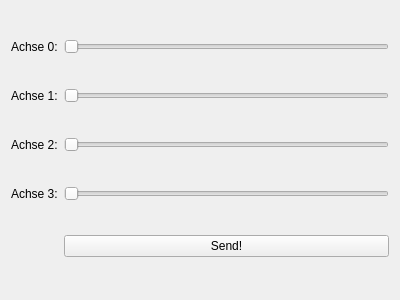
<?xml version="1.0" encoding="UTF-8"?>
<ui version="4.0">
 <class>RoboterGUI</class>
 <widget class="QWidget" name="RoboterGUI">
  <property name="geometry">
   <rect>
    <x>0</x>
    <y>0</y>
    <width>400</width>
    <height>300</height>
   </rect>
  </property>
  <property name="windowTitle">
   <string>RoboterGUI</string>
  </property>
  <layout class="QGridLayout" name="gridLayout">
   <item row="0" column="0">
    <widget class="QLabel" name="labelAchse0">
     <property name="text">
      <string>Achse 0:</string>
     </property>
    </widget>
   </item>
   <item row="0" column="1">
    <widget class="QSlider" name="wert0">
     <property name="orientation">
      <enum>Qt::Horizontal</enum>
     </property>
    </widget>
   </item>
   <item row="1" column="0">
    <widget class="QLabel" name="labelAchse1">
     <property name="text">
      <string>Achse 1:</string>
     </property>
    </widget>
   </item>
   <item row="1" column="1">
    <widget class="QSlider" name="wert1">
     <property name="orientation">
      <enum>Qt::Horizontal</enum>
     </property>
    </widget>
   </item>
   <item row="2" column="0">
    <widget class="QLabel" name="labelAchse2">
     <property name="text">
      <string>Achse 2:</string>
     </property>
    </widget>
   </item>
   <item row="2" column="1">
    <widget class="QSlider" name="wert2">
     <property name="orientation">
      <enum>Qt::Horizontal</enum>
     </property>
    </widget>
   </item>
   <item row="3" column="0">
    <widget class="QLabel" name="labelAchse3">
     <property name="text">
      <string>Achse 3:</string>
     </property>
    </widget>
   </item>
   <item row="3" column="1">
    <widget class="QSlider" name="wert3">
     <property name="orientation">
      <enum>Qt::Horizontal</enum>
     </property>
    </widget>
   </item>
   <item row="4" column="1">
    <widget class="QPushButton" name="sendButton">
     <property name="text">
      <string>Send!</string>
     </property>
    </widget>
   </item>
  </layout>
 </widget>
 <layoutdefault spacing="6" margin="11"/>
 <resources/>
 <connections/>
</ui>
